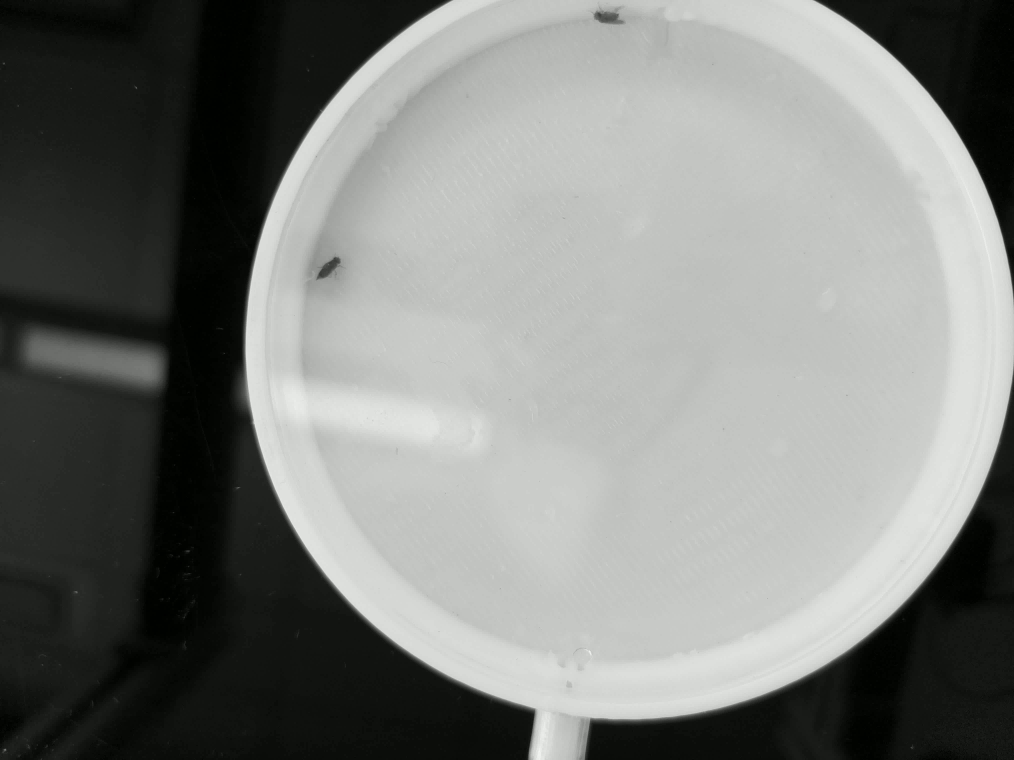
#> input picture frame 0 of week5/groupC_111/groupC_fly111_lavender_cam1_2026-02-12_12-32-19/base_group_matt_fly111_lavender_cam1_2026-02-12_12-32-19_baseline1.mp4, 4056 x 3040 px, given in place of fly_flood.m4v, which was not available (shown at 1/4 size)
$ jupyter execute --allow-errors simpleDrosophilaTracking_2026.ipynb   (shell and % lines are left out)   (text cells are left out)
#> lines starting #> are read from the running program, lines starting #| are printed output that depends on the picture; after the words box and inside, x2 and y2 are one past the last pixel; in counts of white or black regions, pixels touching at a corner belong together; long printed decimals are rounded; pictures that were not available may be replaced by others from this repository, and a replacement may not be noted
[cell 1]
#@title Click to import libraries
import cv2 as cv
import os
import matplotlib.pyplot as plt
import numpy as np
import glob
import pandas as pd

[cell 2]
#@title Click to copy the class code repository

[cell 3]
select_video = '/content/biol470/week5/fly_flood.m4v'

[cell 4]
videoPath = select_video
in1 = cv.VideoCapture(videoPath)

readIn,frame = in1.read()
#> frame is the input picture: shape (3040, 4056, 3); mean B, G, R 124.2, 127.2, 125.2
plt.imshow(frame[:,:,::-1])
plt.axis('off')
plt.show()

[cell 5]
from google.colab import drive
drive.mount('/content/drive')

[cell 6]
# 100 D Air
# 200 C Air
# 200 B Air
# 150 A Air and drop to 1000

[cell 7]
Generate_Video = 'True' # @param ["True","False"]

[cell 8]
#@title Process video
print('Processing the loaded video')
kernel = np.ones((25, 25), np.uint8)  # 10x10 square kernel
tempVid = videoPath
in1 = cv.VideoCapture(tempVid)
readIn,frame = in1.read()
tN = videoPath.split('/')[-1].split('.')[0]
if os.path.isdir('/content/%s/'%tN) == False:
  os.mkdir('/content/%s/'%tN)

# Adapt threshold
if 'flyA' in videoPath:
  athresh = 150
elif 'flyB' in videoPath:
  athresh = 200
elif 'flyB' in videoPath:
  athresh = 200
elif 'flyB' in videoPath:
  athresh = 100
else:
  athresh = 120

frame_count = int(in1.get(cv.CAP_PROP_FRAME_COUNT))
frame_count = 1200
flyOut = {}

baseNan = [np.nan]*frame_count
for ff in range(0,2):
  flyOut['fly'+str(ff)+'x'] = baseNan.copy()
  flyOut['fly'+str(ff)+'y'] = baseNan.copy()

flytt = 4
readIn,image = in1.read()
elee = 0


if Generate_Video == 'True':
  tN = videoPath.split('/')[-1].split('.')[0]
  vid1 = cv.VideoWriter('/content/%s/flyTracker_%s.mp4'%(tN,tN),cv.VideoWriter_fourcc('M','J','P','G'),10,(4056,3040))

while readIn:

  tempIm = cv.cvtColor(image,cv.COLOR_BGR2GRAY) < athresh
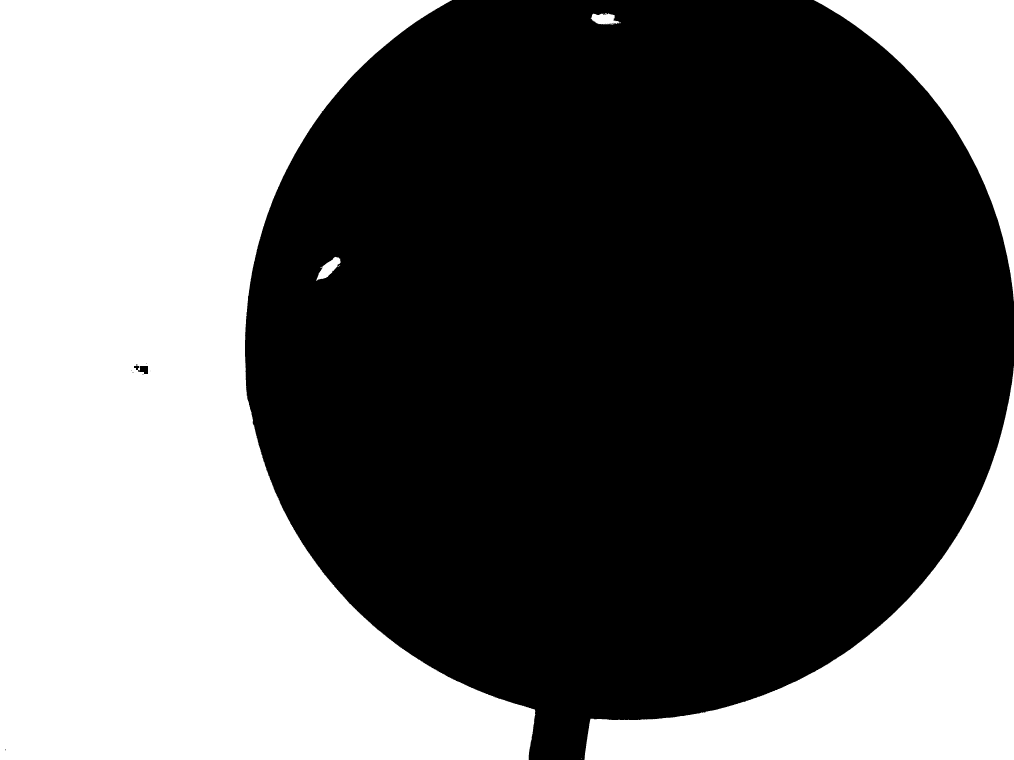
#> tempIm: shape (3040, 4056) bool (shown at 1/4 size); 41.1% white; 13 white regions (7 under 20 px), largest, box (x1, y1, x2, y2) and area: (0, 0, 2142, 3040) 3975683, (2338, 1465, 4056, 3040) 785978, (3255, 0, 4056, 1205) 302936, (1265, 1027, 1363, 1124) 3950, (2363, 52, 2483, 98) 3506, (1350, 1062, 1360, 1067) 20
  binaryThreshold = (tempIm).astype(np.uint8)

  # Apply erosion to remove small white noise
  eroded_mask = cv.erode(binaryThreshold, kernel, iterations=1)
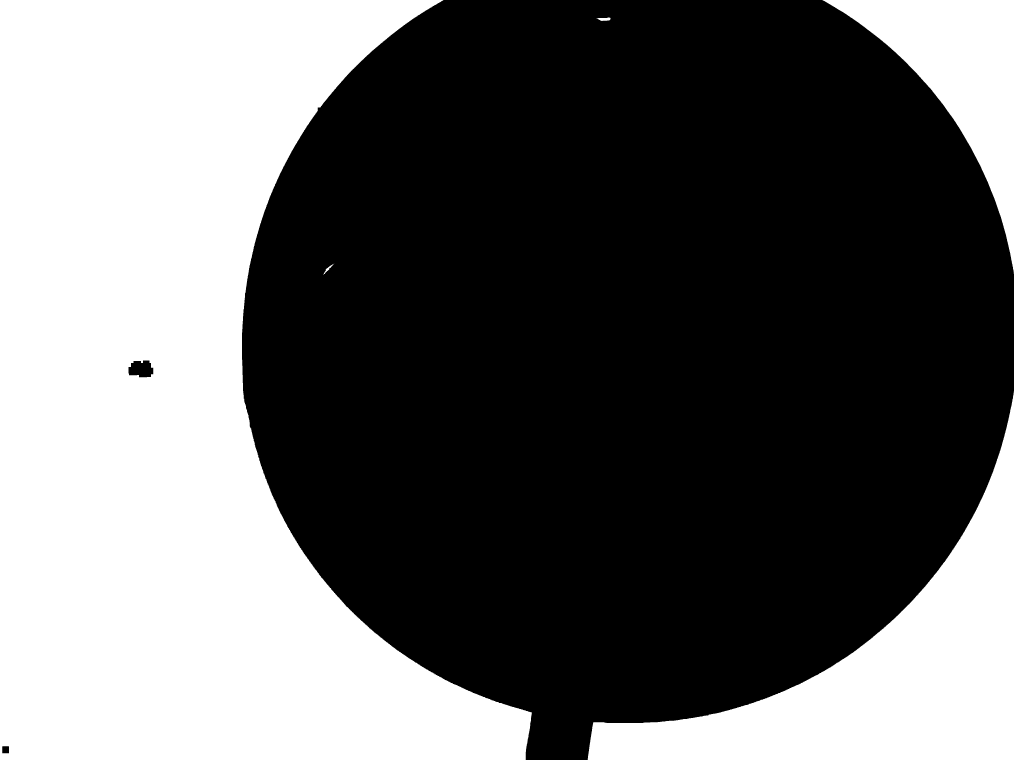
#> eroded_mask: shape (3040, 4056) (shown at 1/4 size); values 0 (black) and 1 (white), 40% white; 5 white regions, box (x1, y1, x2, y2) and area: (0, 0, 2128, 3040) 3910108, (2351, 1566, 4056, 3040) 746985, (3290, 0, 4056, 1095) 279725, (2386, 70, 2442, 84) 520, (1292, 1054, 1337, 1099) 318

  # Apply dilation to restore the shape of larger regions
  dilated_mask = cv.dilate(eroded_mask, kernel, iterations=1)
#> dilated_mask: shape (3040, 4056); values 0 (black) and 1 (white), 41.1% white; 5 white regions


  contours, _ = cv.findContours(dilated_mask, cv.RETR_TREE, cv.CHAIN_APPROX_SIMPLE)
#> contours = 7 contours, 1 with area under 20; largest, box (x1, y1, x2, y2) and area: (0, 0, 2140, 3040) 3971290, (2339, 1554, 4056, 3040) 782566, (3278, 0, 4056, 1107) 300648, (1280, 1042, 1349, 1111) 2948, (2374, 58, 2454, 96) 2668, (525, 1453, 602, 1498) 1826
  flycnt = 0

  newFrame = []
  # Loop through each detected contour
  for contour in contours:
      # Skip small contours (less than the specified area threshold)
      #if cv.contourArea(contour) > 12000 or cv.contourArea(contour) < 1000:
      if cv.contourArea(contour) > 10000 or cv.contourArea(contour) < 200:
          continue
      x, y, w, h = cv.boundingRect(contour)
      if Generate_Video == 'True':
        cv.rectangle(image, (x, y), (x + w, y + h), (0, 255, 0), 6)
      xx = []
      yy= []
      for ele in np.squeeze(contour):
        xx.append(ele[0])
        yy.append(ele[1])
      xx = np.nanmean(xx)
      yy = np.nanmean(yy)

      newFrame.append([float(xx),float(yy)])
      if elee == 0:
        tN = 'fly'+str(flycnt)

        #if tN+'x' not in flyOut:
        #  flyOut[tN+'x'] = []
        #  flyOut[tN+'y'] = []
        if flycnt == len(flyOut.keys())/2:
          flyOut['fly'+str(flycnt)+'x'] = baseNan.copy()
          flyOut['fly'+str(flycnt)+'y'] = baseNan.copy()
        flyOut[tN+'x'][elee] = float(xx)#.append(xx)
        flyOut[tN+'y'][elee] = float(yy)#.append(yy)
        #print(xx)
        flycnt+=1
        # Draw a rectangle around the detected green object


        oldFrame = newFrame.copy()
#> this loop made 7 passes
#> (x, y, w, h, xx, yy, tN, oldFrame) on passes 3, 7: (2374, 58, 80, 38, 2411.2, 82.67, 'fly1', [[1312.3, 1074.7], [2411.2, 82.67]]), (525, 1453, 77, 45, 563.2, 1475.5, 'fly2', [[1312.3, 1074.7], [2411.2, 82.67], [563.2, 1475.5]])
#> (x, y, w, h, xx, yy, tN) on pass 2: (1280, 1042, 69, 69, 1312.3, 1074.7, 'fly0')
#> after the loop, flyOut = 6 items; flycnt = 3; newFrame = [[1312.3, 1074.7], [2411.2, 82.67], [563.2, 1475.5]]
  if Generate_Video == 'True':
    vid1.write(image)

  if elee > 0:
    t = {}
    for ele in newFrame:
      for ee in oldFrame:
        t[str(ele)+'-'+str(ee)] = np.linalg.norm(np.array(ele)-np.array(ee))

    flyMatch = []
    flyOO = []
    while t != {}:
      ids = list(t.keys())
      #if np.nanmin(list(t.values())) > 200 or str(np.nanmin(list(t.values()))) == 'nan':
      #  break
      cc = np.nanargmin(np.array(list(t.values())))
      #print(t.values())
      tName = ids[cc].split('-')
      rr = []
      flyMatch.append(tName[0])
      flyOO.append(tName[1])
      #oldFlyM = np.nanargmax([float(bb) for bb in tName[1][1:-1].split(',')] == oldFrame)

      bb = [float(bb) for bb in tName[1][1:-1].split(',')]
      oldFlyM = np.where([bb == cc for cc in oldFrame])[0][0]

      temp = [float(bb) for bb in tName[0][1:-1].split(',')]
      tN = 'fly'+str(oldFlyM)
      flyOut[tN+'x'][elee]=temp[0]
      flyOut[tN+'y'][elee]=temp[1]


      for ele in t:
        if tName[0] in ele or tName[1] in ele:
          rr.append(ele)
      for rp in rr:
        t.pop(rp)

    for ele in newFrame:
      if str(ele) not in flyMatch:

        flyOut['fly'+str(flycnt)+'x'] = baseNan.copy()
        flyOut['fly'+str(flycnt)+'y'] = baseNan.copy()
        flyOut['fly'+str(flycnt)+'x'][elee] = ele[0]
        flyOut['fly'+str(flycnt)+'y'][elee] = ele[1]

        flycnt+=1

    #if elee == 1:
      #break
    for cctv,ele in enumerate(oldFrame):
      if str(ele) not in flyOO:
        flyOut['fly'+str(cctv)+'x'][elee] = flyOut['fly'+str(cctv)+'x'][elee-1]
        flyOut['fly'+str(cctv)+'y'][elee] = flyOut['fly'+str(cctv)+'y'][elee-1]
    #    deactivateFly
  oldFrame = []
  for ccnt,pp in enumerate(flyOut.keys()):
    if ccnt%2 == 1:continue
    oldFrame.append([flyOut[pp][elee],flyOut[list(flyOut.keys())[ccnt+1]][elee]])
#> this loop made 6 passes

  elee+=1
  #flycnt=0
  # Display the original frame with bounding boxes

  #print(oldFrame)
  readIn,image = in1.read()
in1.release()
if Generate_Video == 'True':
  vid1.release()

csvOut = pd.DataFrame.from_dict(flyOut)
#> csvOut = table of 1200 rows and 6 columns
tN = videoPath.split('/')[-1].split('.')[0]
#> (the rest of this cell did not finish here and is left out)

[cell 9]
#@title Run if there was an error above
in1.release()
csvOut = pd.DataFrame.from_dict(flyOut)
tN = videoPath.split('/')[-1].split('.')[0]
#> (the rest of this cell did not finish here and is left out)

[cell 10]
#@title Generate fly track overlay

if os.path.isdir('/content/%s/'%tN) == False:
  os.mkdir('/content/%s/'%tN)

fig = plt.figure(figsize=(6,6))
plt.imshow(frame)
plt.axis('off')
cA = []
for ccnt,pp in enumerate(flyOut.keys()):
  if ccnt%2 == 1:continue
  c1 = np.random.rand(3,)
  cA.append(c1)

  for cnn, ele in enumerate(flyOut[pp]):
    if cnn == 0:continue
    if abs(flyOut[pp][cnn] - flyOut[pp][cnn-1]) > 250:
      flyOut[pp][cnn] = np.nan
      flyOut[list(flyOut.keys())[ccnt+1]][cnn] = np.nan

    if abs(flyOut[list(flyOut.keys())[ccnt+1]][cnn] - flyOut[list(flyOut.keys())[ccnt+1]][cnn-1]) > 250:
      flyOut[pp][cnn] = np.nan
      flyOut[list(flyOut.keys())[ccnt+1]][cnn] = np.nan

  plt.plot(flyOut[pp],flyOut[list(flyOut.keys())[ccnt+1]],color=c1,label='fly-%s'%(ccnt//2))
#> this loop made 6 passes
#> (pp, c1) on passes 1, 3, 5: ('fly0x', [0.549, 0.715, 0.603]), ('fly1x', [0.545, 0.424, 0.646]), ('fly2x', [0.438, 0.892, 0.964])
#> after the loop, cA = [[0.549, 0.715, 0.603], [0.545, 0.424, 0.646], [0.438, 0.892, 0.964]]
plt.legend()
plt.savefig('/content/%s/tracks_%s.pdf'%(tN,tN),dpi=300)
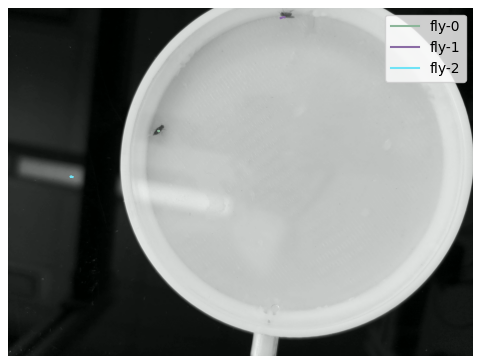
#> figure drawn by matplotlib, 1 panel; B, G, R data is drawn as R, G, B

[cell 11]
#@title Calculate Speed
total1 = []
for cnt,flies in enumerate(flyOut.keys()):
  if cnt%2 == 1:continue

  x = flyOut[flies]
  y = flyOut[list(flyOut.keys())[cnt+1]]
  fSpd = []
  for cc,ele in enumerate(x):
    if cc == 0:continue
    spd = np.sqrt(((x[cc]-x[cc-1])**2)+((y[cc]-y[cc-1])**2))
    if spd > 250:
      fSpd.append(np.nan)
    else:
      fSpd.append(spd)

  total1.append(fSpd)
#> this loop made 6 passes
#> after the loop, total1 = 3 items

speedyFly = {}
for cnt,fly in enumerate(total1):
  tempName = 'fly_%s'%cnt
  speedyFly[tempName] = fly
#> this loop made 3 passes
#> after the loop, speedyFly = 3 items

csvOut = pd.DataFrame.from_dict(speedyFly)
#> csvOut = table of 1199 rows and 3 columns
#> (the rest of this cell did not finish here and is left out)

[cell 12]
#@title Plot speed per fly
if os.path.isdir('/content/%s/'%tN) == False:
  os.mkdir('/content/%s/'%tN)
for cnt,fly in enumerate(total1):
  plt.figure(figsize=(6,4))
  tempName = 'fly_%s'%cnt

  sWindow = 15

  if len(fly)> sWindow:
    mm = []
    ss = []
    for ee in np.arange(sWindow,len(fly),sWindow):
      meann = np.nanmean(fly[ee-sWindow:ee])
      stdd = np.nanstd(fly[ee-sWindow:ee])
      mse = stdd/np.sqrt(sWindow)
      mm.append(meann)
      ss.append(mse)
  if len(fly)> sWindow:
    o = plt.plot(np.arange(sWindow,len(fly),sWindow),np.array(mm),color=cA[cnt],linewidth=1)
    o =plt.fill_between(np.arange(sWindow,len(fly),sWindow),np.array(mm)-np.array(ss),np.array(mm)+np.array(ss),alpha=0.2,color=cA[cnt])
  else:
    plt.plot(fly,color=cA[cnt])

  #plt.plot(fly,color=cA[cnt])
  plt.title('fly-%s'%cnt+tN)
  plt.xlabel("Time (frames)")
  plt.ylabel("Speed (pixels/frame)")
  plt.savefig('/content/%s/fly_%s_speed_%s.pdf'%(tN,cnt,tN))
#> this loop made 3 passes
#> pass 1, `plt.savefig('/content/%s/fly_%s_speed_%s.pdf'%(tN,cnt,tN))`:
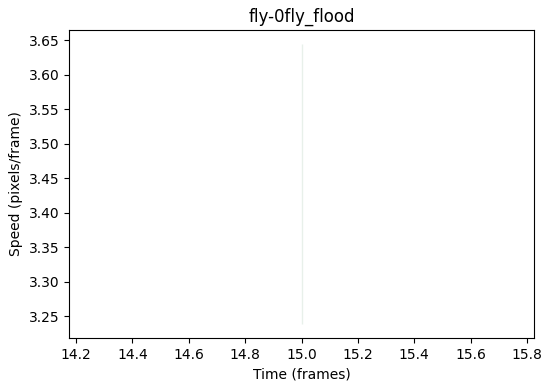
#> figure drawn by matplotlib, 1 panel
#> pass 2, `plt.savefig('/content/%s/fly_%s_speed_%s.pdf'%(tN,cnt,tN))`:
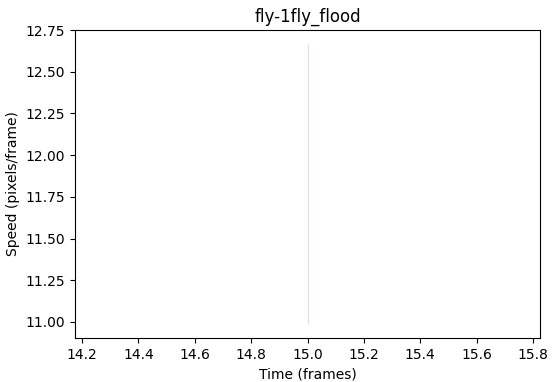
#> figure drawn by matplotlib, 1 panel
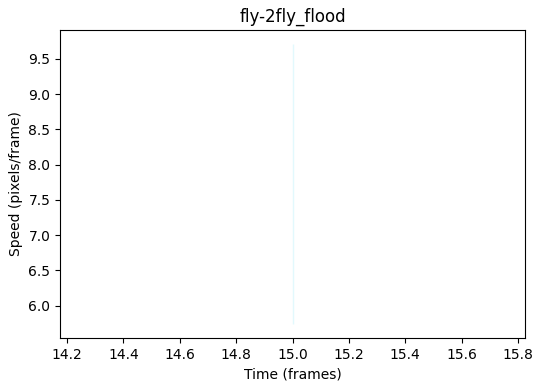
#> figure drawn by matplotlib, 1 panel

[cell 13]
#@title Scatter plot of mean speed across flies
for cnt,fly in enumerate(total1):
  tempName = 'fly_%s'%cnt
  #c1 = np.random.rand(3,)
  print(c1)
  plt.scatter(cnt, np.nanmean(fly),color=cA[cnt],label='fly-%s'%cnt)
  sem = np.nanstd(fly)/np.sqrt(len(fly))
  plt.errorbar(cnt, np.nanmean(fly),yerr=sem,color=cA[cnt])
#> this loop made 3 passes
#> (tempName, sem) on passes 1 to 3: ('fly_0', 0.0227), ('fly_1', 0.0939), ('fly_2', 0.222)
#| [0.4376 0.8918   0.9637]
#| [0.4376 0.8918   0.9637]
#| [0.4376 0.8918   0.9637]
  #plt.plot(fly,color=c1)


plt.title('%s'%cnt+tN)

nFlies = np.arange(0,cnt+1)
#> nFlies = [0, 1, 2]
nnF = ['Fly-%s'%ele for ele in nFlies]
#> nnF = ['Fly-0', 'Fly-1', 'Fly-2']
plt.xticks(nFlies,nnF)
plt.ylabel("Speed (pixels/frame)")
plt.legend()
plt.savefig('/content/%s/fly_%s_speed_%s.pdf'%(tN,cnt,tN))
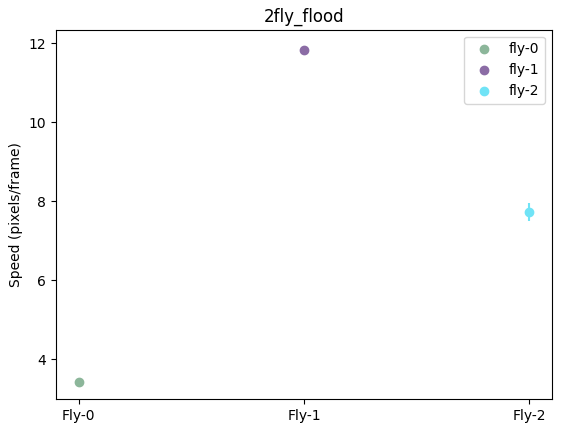
#> figure drawn by matplotlib, 1 panel

[cell 14]
#@title Histogram of flies
fig,ax = plt.subplots(len(total1),1)
for cnt,ele in enumerate(total1):
  ax[cnt].set_title('fly-%s'%cnt)
  ax[cnt].hist(ele,np.linspace(0,15,20))
  if cnt == 2:
    ax[cnt].set_ylabel("Count")
  if cnt == 3:
    ax[cnt].set_xlabel("Speed (pixels/frame)")
  else:
    ax[cnt].set_xticks([])
#> this loop made 3 passes
  #ax[cnt].set_ylabel("Speed (pixels/frame)")
plt.savefig('/content/%s/%s_hist.pdf'%(tN,tN),dpi=300)
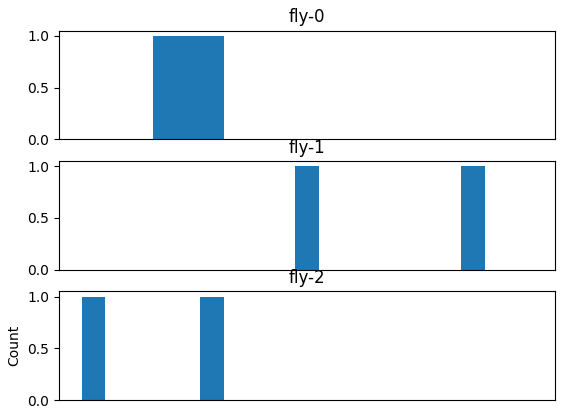
#> figure drawn by matplotlib, 3 panels
